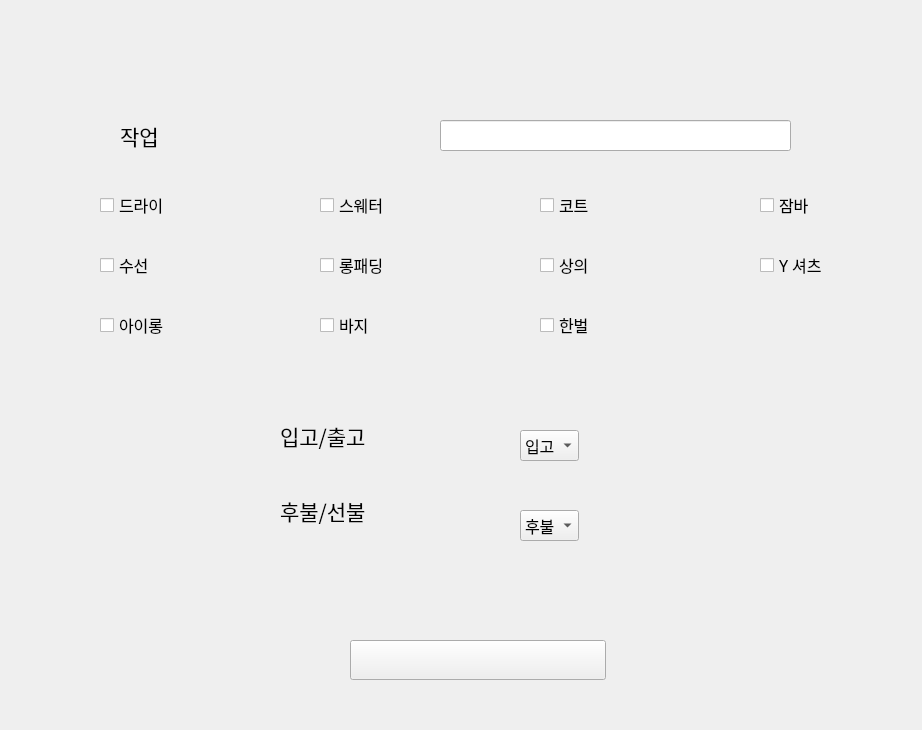
<?xml version="1.0" encoding="UTF-8"?>
<ui version="4.0">
 <class>Form</class>
 <widget class="QWidget" name="Form">
  <property name="geometry">
   <rect>
    <x>0</x>
    <y>0</y>
    <width>922</width>
    <height>730</height>
   </rect>
  </property>
  <property name="windowTitle">
   <string>Form</string>
  </property>
  <widget class="QCheckBox" name="dry_checkBox">
   <property name="geometry">
    <rect>
     <x>100</x>
     <y>190</y>
     <width>185</width>
     <height>30</height>
    </rect>
   </property>
   <property name="maximumSize">
    <size>
     <width>16777215</width>
     <height>16777215</height>
    </size>
   </property>
   <property name="baseSize">
    <size>
     <width>20</width>
     <height>20</height>
    </size>
   </property>
   <property name="font">
    <font>
     <family>Agency FB</family>
     <pointsize>12</pointsize>
    </font>
   </property>
   <property name="text">
    <string>드라이</string>
   </property>
  </widget>
  <widget class="QCheckBox" name="iron_checkBox">
   <property name="geometry">
    <rect>
     <x>100</x>
     <y>310</y>
     <width>185</width>
     <height>30</height>
    </rect>
   </property>
   <property name="baseSize">
    <size>
     <width>20</width>
     <height>20</height>
    </size>
   </property>
   <property name="font">
    <font>
     <family>Agency FB</family>
     <pointsize>12</pointsize>
    </font>
   </property>
   <property name="text">
    <string>아이롱</string>
   </property>
  </widget>
  <widget class="QCheckBox" name="outdoor_checkBox">
   <property name="geometry">
    <rect>
     <x>760</x>
     <y>190</y>
     <width>185</width>
     <height>30</height>
    </rect>
   </property>
   <property name="baseSize">
    <size>
     <width>20</width>
     <height>20</height>
    </size>
   </property>
   <property name="font">
    <font>
     <family>Agency FB</family>
     <pointsize>12</pointsize>
    </font>
   </property>
   <property name="text">
    <string>잠바</string>
   </property>
  </widget>
  <widget class="QCheckBox" name="pent_checkBox">
   <property name="geometry">
    <rect>
     <x>320</x>
     <y>310</y>
     <width>185</width>
     <height>30</height>
    </rect>
   </property>
   <property name="baseSize">
    <size>
     <width>20</width>
     <height>20</height>
    </size>
   </property>
   <property name="font">
    <font>
     <family>Agency FB</family>
     <pointsize>12</pointsize>
    </font>
   </property>
   <property name="text">
    <string>바지</string>
   </property>
  </widget>
  <widget class="QCheckBox" name="sweater_checkBox">
   <property name="geometry">
    <rect>
     <x>320</x>
     <y>190</y>
     <width>185</width>
     <height>30</height>
    </rect>
   </property>
   <property name="baseSize">
    <size>
     <width>20</width>
     <height>20</height>
    </size>
   </property>
   <property name="font">
    <font>
     <family>Agency FB</family>
     <pointsize>12</pointsize>
    </font>
   </property>
   <property name="text">
    <string>스웨터</string>
   </property>
  </widget>
  <widget class="QComboBox" name="pay_comboBox">
   <property name="geometry">
    <rect>
     <x>520</x>
     <y>510</y>
     <width>52</width>
     <height>21</height>
    </rect>
   </property>
   <property name="baseSize">
    <size>
     <width>20</width>
     <height>20</height>
    </size>
   </property>
   <property name="font">
    <font>
     <family>Agency FB</family>
     <pointsize>12</pointsize>
    </font>
   </property>
   <property name="sizeAdjustPolicy">
    <enum>QComboBox::AdjustToContents</enum>
   </property>
   <item>
    <property name="text">
     <string>후불</string>
    </property>
   </item>
   <item>
    <property name="text">
     <string>선불</string>
    </property>
   </item>
   <item>
    <property name="text">
     <string>출고</string>
    </property>
   </item>
  </widget>
  <widget class="QLabel" name="label_8">
   <property name="geometry">
    <rect>
     <x>280</x>
     <y>420</y>
     <width>256</width>
     <height>31</height>
    </rect>
   </property>
   <property name="font">
    <font>
     <family>Agency FB</family>
     <pointsize>16</pointsize>
    </font>
   </property>
   <property name="layoutDirection">
    <enum>Qt::LeftToRight</enum>
   </property>
   <property name="text">
    <string>입고/출고</string>
   </property>
  </widget>
  <widget class="QCheckBox" name="long_checkBox">
   <property name="geometry">
    <rect>
     <x>320</x>
     <y>250</y>
     <width>185</width>
     <height>30</height>
    </rect>
   </property>
   <property name="baseSize">
    <size>
     <width>20</width>
     <height>20</height>
    </size>
   </property>
   <property name="font">
    <font>
     <family>Agency FB</family>
     <pointsize>12</pointsize>
    </font>
   </property>
   <property name="text">
    <string>롱패딩</string>
   </property>
  </widget>
  <widget class="QCheckBox" name="ycloth_checkBox">
   <property name="geometry">
    <rect>
     <x>760</x>
     <y>250</y>
     <width>185</width>
     <height>30</height>
    </rect>
   </property>
   <property name="baseSize">
    <size>
     <width>20</width>
     <height>20</height>
    </size>
   </property>
   <property name="font">
    <font>
     <family>Agency FB</family>
     <pointsize>12</pointsize>
    </font>
   </property>
   <property name="layoutDirection">
    <enum>Qt::LeftToRight</enum>
   </property>
   <property name="text">
    <string>Y 셔츠</string>
   </property>
  </widget>
  <widget class="QCheckBox" name="cloth_checkBox">
   <property name="geometry">
    <rect>
     <x>540</x>
     <y>250</y>
     <width>185</width>
     <height>30</height>
    </rect>
   </property>
   <property name="baseSize">
    <size>
     <width>20</width>
     <height>20</height>
    </size>
   </property>
   <property name="font">
    <font>
     <family>Agency FB</family>
     <pointsize>12</pointsize>
    </font>
   </property>
   <property name="text">
    <string>상의</string>
   </property>
  </widget>
  <widget class="QLabel" name="label_10">
   <property name="geometry">
    <rect>
     <x>280</x>
     <y>490</y>
     <width>185</width>
     <height>41</height>
    </rect>
   </property>
   <property name="font">
    <font>
     <family>Agency FB</family>
     <pointsize>16</pointsize>
    </font>
   </property>
   <property name="text">
    <string>후불/선불</string>
   </property>
  </widget>
  <widget class="QPushButton" name="aregar_Button">
   <property name="geometry">
    <rect>
     <x>350</x>
     <y>640</y>
     <width>256</width>
     <height>40</height>
    </rect>
   </property>
   <property name="font">
    <font>
     <family>Agency FB</family>
     <pointsize>16</pointsize>
    </font>
   </property>
   <property name="text">
    <string/>
   </property>
  </widget>
  <widget class="QCheckBox" name="set_checkBox">
   <property name="geometry">
    <rect>
     <x>540</x>
     <y>310</y>
     <width>185</width>
     <height>30</height>
    </rect>
   </property>
   <property name="baseSize">
    <size>
     <width>20</width>
     <height>20</height>
    </size>
   </property>
   <property name="font">
    <font>
     <family>Agency FB</family>
     <pointsize>12</pointsize>
    </font>
   </property>
   <property name="text">
    <string>한벌</string>
   </property>
  </widget>
  <widget class="QCheckBox" name="cote_checkBox">
   <property name="geometry">
    <rect>
     <x>540</x>
     <y>190</y>
     <width>185</width>
     <height>30</height>
    </rect>
   </property>
   <property name="baseSize">
    <size>
     <width>20</width>
     <height>20</height>
    </size>
   </property>
   <property name="font">
    <font>
     <family>Agency FB</family>
     <pointsize>12</pointsize>
    </font>
   </property>
   <property name="text">
    <string>코트</string>
   </property>
  </widget>
  <widget class="QComboBox" name="inPutOutput">
   <property name="geometry">
    <rect>
     <x>520</x>
     <y>430</y>
     <width>52</width>
     <height>21</height>
    </rect>
   </property>
   <property name="baseSize">
    <size>
     <width>20</width>
     <height>20</height>
    </size>
   </property>
   <property name="font">
    <font>
     <family>Agency FB</family>
     <pointsize>12</pointsize>
    </font>
   </property>
   <property name="layoutDirection">
    <enum>Qt::LeftToRight</enum>
   </property>
   <property name="sizeAdjustPolicy">
    <enum>QComboBox::AdjustToContents</enum>
   </property>
   <item>
    <property name="text">
     <string>입고</string>
    </property>
   </item>
   <item>
    <property name="text">
     <string>출고</string>
    </property>
   </item>
  </widget>
  <widget class="QCheckBox" name="repair_checkBox">
   <property name="geometry">
    <rect>
     <x>100</x>
     <y>250</y>
     <width>185</width>
     <height>30</height>
    </rect>
   </property>
   <property name="baseSize">
    <size>
     <width>20</width>
     <height>20</height>
    </size>
   </property>
   <property name="font">
    <font>
     <family>Agency FB</family>
     <pointsize>12</pointsize>
    </font>
   </property>
   <property name="text">
    <string>수선</string>
   </property>
  </widget>
  <widget class="QLabel" name="label_3">
   <property name="geometry">
    <rect>
     <x>120</x>
     <y>110</y>
     <width>111</width>
     <height>51</height>
    </rect>
   </property>
   <property name="font">
    <font>
     <family>Agency FB</family>
     <pointsize>16</pointsize>
    </font>
   </property>
   <property name="text">
    <string>작업</string>
   </property>
  </widget>
  <widget class="QLineEdit" name="salario_lineEdit">
   <property name="geometry">
    <rect>
     <x>440</x>
     <y>120</y>
     <width>351</width>
     <height>31</height>
    </rect>
   </property>
   <property name="font">
    <font>
     <family>Agency FB</family>
     <pointsize>16</pointsize>
    </font>
   </property>
  </widget>
  <widget class="QLabel" name="label">
   <property name="geometry">
    <rect>
     <x>330</x>
     <y>30</y>
     <width>231</width>
     <height>51</height>
    </rect>
   </property>
   <property name="font">
    <font>
     <pointsize>16</pointsize>
    </font>
   </property>
   <property name="text">
    <string/>
   </property>
  </widget>
 </widget>
 <resources/>
 <connections/>
</ui>
